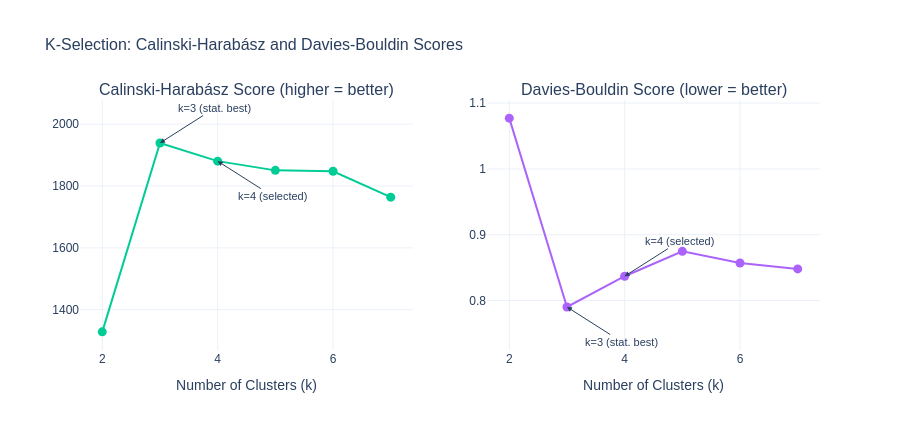

Here is the notebook cell this chart was saved with:
### Code cell
# Calinski-Harabász and Davies-Bouldin line charts
# CH (higher = better): ratio of between-cluster to within-cluster variance.
# DB (lower = better): mean similarity of each cluster to its nearest neighbour.
# Together with Silhouette these give three independent views of the same K decision.

fig = make_subplots(
    rows=1, cols=2,
    subplot_titles=[
        'Calinski-Harabász Score (higher = better)',
        'Davies-Bouldin Score (lower = better)'
    ]
)

fig.add_trace(go.Scatter(x=list(k_range), y=ch_scores, mode='lines+markers',
    marker=dict(size=9, color=COLOR_PALETTE[2]),
    line=dict(width=2, color=COLOR_PALETTE[2]), name='CH Score'),
    row=1, col=1)

fig.add_trace(go.Scatter(x=list(k_range), y=db_scores, mode='lines+markers',
    marker=dict(size=9, color=COLOR_PALETTE[3]),
    line=dict(width=2, color=COLOR_PALETTE[3]), name='DB Score'),
    row=1, col=2)

# Annotate both k=3 (statistical best) and k=4 (selected)
fig.add_annotation(x=3, y=ch_scores[1], text='k=3 (stat. best)',
    showarrow=True, arrowhead=2, ax=55, ay=-35,
    font=dict(family=FONT_FAMILY, size=FONT_SIZE_TEXT), row=1, col=1)
fig.add_annotation(x=4, y=ch_scores[2], text='k=4 (selected)',
    showarrow=True, arrowhead=2, ax=55, ay=35,
    font=dict(family=FONT_FAMILY, size=FONT_SIZE_TEXT), row=1, col=1)
fig.add_annotation(x=3, y=db_scores[1], text='k=3 (stat. best)',
    showarrow=True, arrowhead=2, ax=55, ay=35,
    font=dict(family=FONT_FAMILY, size=FONT_SIZE_TEXT), row=1, col=2)
fig.add_annotation(x=4, y=db_scores[2], text='k=4 (selected)',
    showarrow=True, arrowhead=2, ax=55, ay=-35,
    font=dict(family=FONT_FAMILY, size=FONT_SIZE_TEXT), row=1, col=2)

fig.update_layout(
    title=dict(text='K-Selection: Calinski-Harabász and Davies-Bouldin Scores',
               font=dict(family=FONT_FAMILY, size=FONT_SIZE_TITLE)),
    font=dict(family=FONT_FAMILY, size=FONT_SIZE_AXIS),
    showlegend=False, height=430
)
fig.update_xaxes(title_text='Number of Clusters (k)')
fig.show()

print('Multi-metric K-selection summary:')
print(f'  {"k":>3} {"Silhouette":>12} {"CH Score":>12} {"DB Score":>10}  Note')
print('  ' + '-'*60)
notes = {2:'Too coarse', 3:'Best Sil + CH — see note below', 4:'SELECTED',
         5:'Diminishing returns', 6:'Over-fragmented', 7:'Over-fragmented'}
for idx, k in enumerate(k_range):
    marker = ' <--' if k in (3, 4) else ''
    print(f'  {k:>3} {silhouettes[idx]:>12.4f} {ch_scores[idx]:>12.1f} {db_scores[idx]:>10.4f}  {notes.get(k,"")}{marker}')

### Figure 1 — Plotly figure (JSON) as saved in the notebook; plotly's stock layout.template omitted (floating-point values rounded to 4 significant figures)
{"data": [{"line": {"color": "#00CC96", "width": 2}, "marker": {"color": "#00CC96", "size": 9}, "mode": "lines+markers", "name": "CH Score", "type": "scatter", "x": [2, 3, 4, 5, 6, 7], "xaxis": "x", "y": [1328.0, 1939.0, 1880.0, 1851.0, 1848.0, 1764.0], "yaxis": "y"}, {"line": {"color": "#AB63FA", "width": 2}, "marker": {"color": "#AB63FA", "size": 9}, "mode": "lines+markers", "name": "DB Score", "type": "scatter", "x": [2, 3, 4, 5, 6, 7], "xaxis": "x2", "y": [1.077, 0.7902, 0.837, 0.8748, 0.8571, 0.848], "yaxis": "y2"}], "layout": {"annotations": [{"font": {"size": 16}, "showarrow": false, "text": "Calinski-Harabász Score (higher = better)", "x": 0.225, "xanchor": "center", "xref": "paper", "y": 1, "yanchor": "bottom", "yref": "paper"}, {"font": {"size": 16}, "showarrow": false, "text": "Davies-Bouldin Score (lower = better)", "x": 0.775, "xanchor": "center", "xref": "paper", "y": 1, "yanchor": "bottom", "yref": "paper"}, {"arrowhead": 2, "ax": 55, "ay": -35, "font": {"family": "Arial", "size": 11}, "showarrow": true, "text": "k=3 (stat. best)", "x": 3, "xref": "x", "y": 1939.0, "yref": "y"}, {"arrowhead": 2, "ax": 55, "ay": 35, "font": {"family": "Arial", "size": 11}, "showarrow": true, "text": "k=4 (selected)", "x": 4, "xref": "x", "y": 1880.0, "yref": "y"}, {"arrowhead": 2, "ax": 55, "ay": 35, "font": {"family": "Arial", "size": 11}, "showarrow": true, "text": "k=3 (stat. best)", "x": 3, "xref": "x2", "y": 0.7902, "yref": "y2"}, {"arrowhead": 2, "ax": 55, "ay": -35, "font": {"family": "Arial", "size": 11}, "showarrow": true, "text": "k=4 (selected)", "x": 4, "xref": "x2", "y": 0.837, "yref": "y2"}], "font": {"family": "Arial", "size": 12}, "height": 430, "showlegend": false, "title": {"font": {"family": "Arial", "size": 16}, "text": "K-Selection: Calinski-Harabász and Davies-Bouldin Scores"}, "xaxis": {"anchor": "y", "domain": [0, 0.45], "title": {"text": "Number of Clusters (k)"}}, "xaxis2": {"anchor": "y2", "domain": [0.55, 1], "title": {"text": "Number of Clusters (k)"}}, "yaxis": {"anchor": "x", "domain": [0, 1]}, "yaxis2": {"anchor": "x2", "domain": [0, 1]}}}
